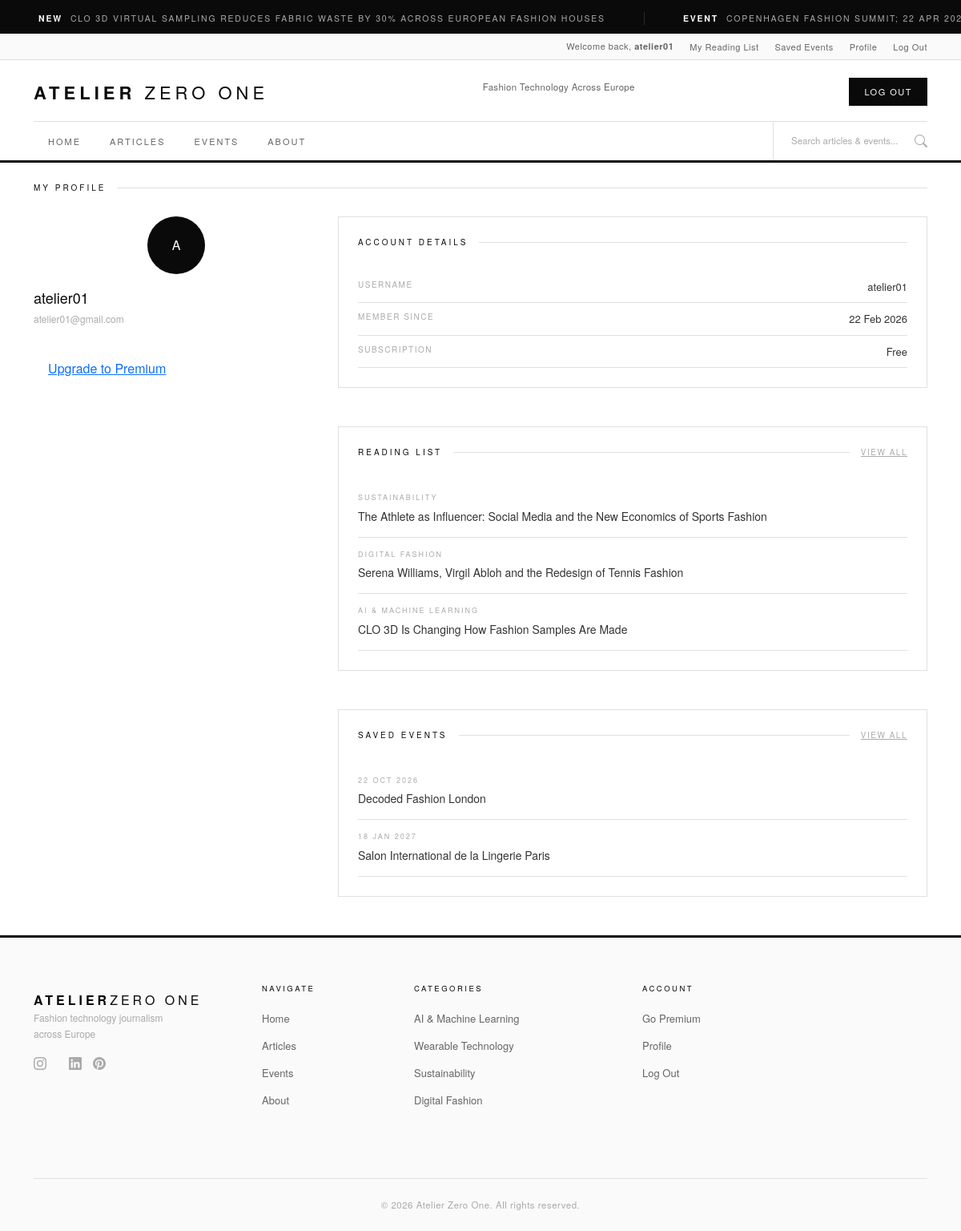
The page /user/ (signed in) on the database its author committed.
### accounts/models.py (models this page shows, shortened)
class UserProfile(models.Model):
    user = models.OneToOneField(
        User, on_delete=models.CASCADE, related_name='profile'
    )
    bio = models.TextField(blank=True)
    saved_articles = models.ManyToManyField(
        'articles.Article', blank=True, related_name='saved_by'
    )
    saved_events = models.ManyToManyField(
        'events.Event', blank=True, related_name='saved_by'
    )

### articles/models.py (models this page shows, shortened)
class Article(models.Model):
    title = models.CharField(max_length=200)
    slug = models.SlugField(unique=True)
    author = models.ForeignKey(
        User, on_delete=models.SET_NULL,
        null=True, blank=True, related_name='articles'
    )
    category = models.ForeignKey(
        Category, on_delete=models.SET_NULL,
        null=True, blank=True, related_name='articles'
    )
    body = models.TextField()
    excerpt = models.TextField(max_length=300, blank=True)
    image = CloudinaryField('image', blank=True, null=True)
    is_premium = models.BooleanField(default=False)
    is_published = models.BooleanField(default=False)
    published_at = models.DateTimeField(null=True, blank=True)
    created_at = models.DateTimeField(auto_now_add=True)
    updated_at = models.DateTimeField(auto_now=True)
    class Meta:
        ordering = ['-published_at']

class Category(models.Model):
    name = models.CharField(max_length=100)
    slug = models.SlugField(unique=True)
    description = models.TextField(blank=True)
    class Meta:
        verbose_name_plural = 'Categories'
        ordering = ['name']
    def __str__(self):
        return self.name

### events/models.py (models this page shows, shortened)
class Event(models.Model):
    title = models.CharField(max_length=200)
    slug = models.SlugField(unique=True)
    description = models.TextField()
    event_date = models.DateTimeField()
    location = models.CharField(max_length=200)
    country = models.CharField(max_length=100)
    website_url = models.URLField(blank=True)
    image = CloudinaryField('image', blank=True, null=True)
    is_published = models.BooleanField(default=False)
    created_at = models.DateTimeField(auto_now_add=True)
    class Meta:
        ordering = ['event_date']

### accounts/views.py (the view)
# urls.py: path('', views.profile, name='profile'),
@login_required
def profile(request):
    profile = get_object_or_404(UserProfile, user=request.user)
    context = {
        'profile': profile,
    }
    return render(request, 'accounts/profile.html', context)

### accounts/templates/accounts/profile.html (shortened to what this page needs)
{% extends "base.html" %}
{% load static %}
{% block extra_css %}
<link rel="stylesheet" href="{% static 'css/accounts.css' %}">
{% endblock %}
{% block content %}
<div class="container mt-4">
   <div class="section-label-row">
       <span class="section-label">My Profile</span>
       <span class="section-rule"></span>
   </div>
   <div class="row">
       <div class="col-lg-4">
           <div class="profile-card">
               <div class="profile-avatar">
                   {{ profile.user.username|first|upper }}
               </div>
               <div class="profile-username">{{ profile.user.username }}</div>
               <div class="profile-email">{{ profile.user.email }}</div>
               {% with sub=profile.user.subscription %}
               {% if sub and sub.status == 'active' %}
               <div class="profile-badge">Premium Member</div>
               {% else %}
               <a href="{% url 'subscriptions:subscription_page' %}" class="btn-gold mt-3" style="display:inline-block; padding: 9px 18px">Upgrade to Premium</a>
               {% endif %}
               {% endwith %}
           </div>
       </div>
       <div class="col-lg-8">
           <div class="profile-section">
               <div class="section-label-row">
                   <span class="section-label">Account Details</span>
                   <span class="section-rule"></span>
               </div>
               <div class="profile-meta-item">
                   <span class="profile-meta-label">Username</span>
                   <span class="profile-meta-value">{{ profile.user.username }}</span>
               </div>
               <div class="profile-meta-item">
                   <span class="profile-meta-label">Member Since</span>
                   <span class="profile-meta-value">{{ profile.user.date_joined|date:"d M Y" }}</span>
               </div>
               <div class="profile-meta-item">
                   <span class="profile-meta-label">Subscription</span>
                   <span class="profile-meta-value">
                       {% with sub=profile.user.subscription %}
                       {% if sub and sub.status == 'active' %}
                       <span style="color: var(--gold)">★ Premium</span>
                       {% else %}
                       Free
                       {% endif %}
                       {% endwith %}
                   </span>
               </div>
           </div>
           <div class="profile-section mt-4">
               <div class="section-label-row">
                   <span class="section-label">Reading List</span>
                   <span class="section-rule"></span>
                   <a href="{% url 'accounts:reading_list' %}" class="section-more">View All</a>
               </div>
               {% if profile.saved_articles.all %}
               {% for article in profile.saved_articles.all|slice:":3" %}
               <div class="profile-saved-item">
                   <div class="profile-saved-cat">{{ article.category }}</div>
                   <div class="profile-saved-title">
                       <a href="{% url 'articles:article_detail' article.slug %}">{{ article.title }}</a>
                   </div>
               </div>
               {% endfor %}
               {% else %}
               <p class="no-content">No saved articles yet.</p>
               {% endif %}
           </div>
           <div class="profile-section mt-4">
               <div class="section-label-row">
                   <span class="section-label">Saved Events</span>
                   <span class="section-rule"></span>
                   <a href="{% url 'accounts:saved_events' %}" class="section-more">View All</a>
               </div>
               {% if profile.saved_events.all %}
               {% for event in profile.saved_events.all|slice:":3" %}
               <div class="profile-saved-item">
                   <div class="profile-saved-cat">{{ event.event_date|date:"d M Y" }}</div>
                   <div class="profile-saved-title">
                       <a href="{% url 'events:event_detail' event.slug %}">{{ event.title }}</a>
                   </div>
               </div>
               {% endfor %}
               {% else %}
               <p class="no-content">No saved events yet.</p>
               {% endif %}
           </div>
       </div>
   </div>
</div>
{% endblock %}

### templates/includes/user_bar.html
{% load static %}
<div class="user-bar d-none d-md-block">
    <div class="container user-bar-inner">
        <span>Welcome back, <strong>{{ user.username }}</strong></span>
        <a href="{% url 'accounts:reading_list' %}">My Reading List</a>
        <a href="{% url 'accounts:saved_events' %}">Saved Events</a>
        <a href="{% url 'accounts:profile' %}">Profile</a>
        <a href="{% url 'account_logout' %}">Log Out</a>
    </div>
</div>

### static/css/base.css (style rules this page uses)
:root { --black: #0a0a0a; --white: #ffffff; --grey-50: #fafafa; --grey-100: #f4f4f4; --grey-200: #e8e8e8; --grey-300: #d0d0d0; --grey-400: #aaaaaa; --grey-600: #666666; --grey-800: #333333; --border: #e0e0e0; --gold: #b8953a; --gold-light: #fffdf5; }
body { display: flex; flex-direction: column; min-height: 100vh; font-family: 'Helvetica Neue', Helvetica, Arial, sans-serif; }
.user-bar { background: var(--grey-50); border-bottom: 1px solid var(--border); padding: 7px 0; font-size: 11px; letter-spacing: 0.5px; color: var(--grey-600); }
.user-bar-inner { display: flex; justify-content: flex-end; align-items: center; gap: 20px; }
.user-bar a { color: var(--grey-600); transition: color 0.2s; text-decoration: none; }
.section-label-row { display: flex; align-items: center; gap: 14px; margin-bottom: 28px; }
.section-label { font-size: 10px; letter-spacing: 3px; text-transform: uppercase; color: var(--black); font-weight: 500; white-space: nowrap; }
.section-rule { flex: 1; height: 1px; background: var(--border); }
.section-more { font-size: 10px; letter-spacing: 1.5px; text-transform: uppercase; color: var(--grey-400); white-space: nowrap; transition: color 0.2s; }

### static/css/accounts.css (style rules this page uses)
.profile-avatar { width: 72px; height: 72px; background: var(--black); color: var(--white); border-radius: 50%; display: flex; align-items: center; justify-content: center; font-size: 300; margin: 0 auto 16px; }
.profile-username { font-size: 18px; font-weight: 400; color: var(--black); margin-bottom: 4px; }
.profile-email { font-size: 12px; color: var(--grey-400); margin-bottom: 16px; }
.profile-section { border: 1px solid var(--border); padding: 24px; margin-bottom: 48px; }
.profile-meta-item { display: flex; justify-content: space-between; padding: 10px 0; border-bottom: 1px solid var(--border); font-size: 13px; }
.profile-meta-label { font-size: 10px; letter-spacing: 1.5px; text-transform: uppercase; color: var(--grey-400); }
.profile-meta-value { color: var(--grey-800); }
.profile-saved-item { padding: 14px 0; border-bottom: 1px solid var(--border); }
.profile-saved-cat { font-size: 9px; letter-spacing: 2px; text-transform: uppercase; color: var(--grey-400); margin-bottom: 4px; }
.profile-saved-title a { font-size: 14px; color: var(--grey-800); text-decoration: none; transition: color 0.2s; }

### rows shown on the page
UserProfile: user.username|first "A", user.username "atelier01", user.email "atelier01@gmail.com", user.date_joined "22 Feb 2026"
Article: category "SUSTAINABILITY", title "The Athlete as Influencer: Social Media and the New Economics of Sports Fashion"
Article: category "DIGITAL FASHION", title "Serena Williams, Virgil Abloh and the Redesign of Tennis Fashion"
Article: category "AI & MACHINE LEARNING", title "CLO 3D Is Changing How Fashion Samples Are Made"
Event: event_date "22 OCT 2026", title "Decoded Fashion London"
Event: event_date "18 JAN 2027", title "Salon International de la Lingerie Paris"

### other values the page prints
{{ user.username }} "atelier01"
